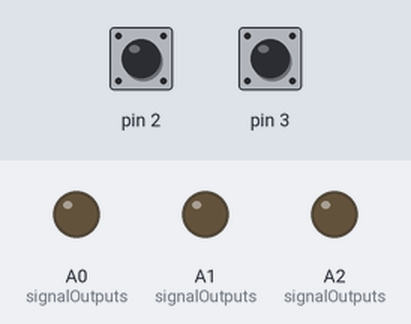
A sketch run on a simulated Arduino Uno, built with avr-gcc and run on an emulated ATmega328P. Parts: output pins drawn as LEDs (lit = HIGH). Inputs (shaded band) come from the test bench; at power-on: pin 2 LOW, pin 3 LOW.

Above: at 1.2 s.
1.3 s: pin 2 pulsed HIGH 2 times (0.12 s each, 0.3 s apart)
At 2.1 s:
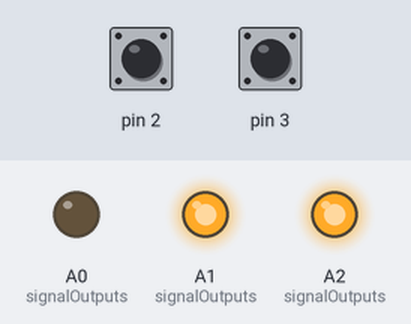
3.4 s: pin 3 pulsed HIGH 2 times (0.12 s each, 0.3 s apart)
At 4.8 s:
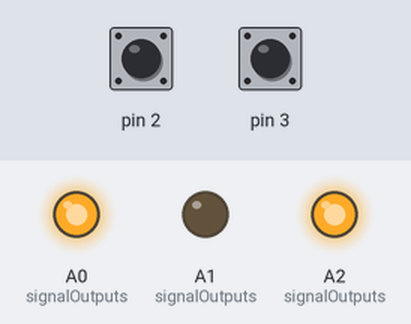
Timing chart, 0 to 6.4 s (numbered marks = the images above; inputs shaded):
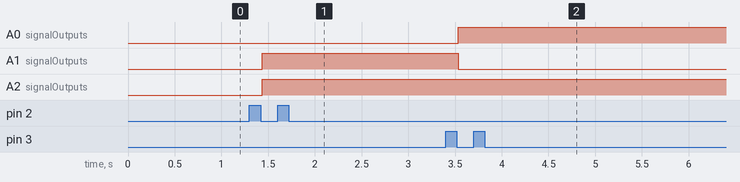

The sketch:

main.ino
```cpp
#define SIGNAL_OFF 0
#define SIGNAL_TEST 1
#define SIGNAL_HP0 2
#define SIGNAL_HP1 3
#define SIGNAL_HP2 4
#define NUM_SIGNAL_PATTERNS 5

#define NUMBER_OF_SIGNALS 1

#define REFRESH_RATE_MS 10
#define LONG_PRESS_TIME_MS 250
#define BUTTON_OFF_TOLERANCE_MS 10

#define BLINK_OFF_TIME_MS 1000
#define BLINK_ON_TIME_MS 1000

const int signalButtons[NUMBER_OF_SIGNALS][2] = {{DD2, DD3}};
const int signalOutputs[NUMBER_OF_SIGNALS][3] = {{A0, A1, A2}};
const int signalPatterns[NUM_SIGNAL_PATTERNS][3] = {
    {HIGH, HIGH, HIGH},
    {LOW, LOW, LOW},
    {HIGH, LOW, HIGH},
    {LOW, HIGH, HIGH},
    {LOW, HIGH, LOW},
};
const int signalLongPressConfig[NUMBER_OF_SIGNALS][2] = {
    {SIGNAL_HP2, SIGNAL_OFF}
};
const int signalShortPressConfig[NUMBER_OF_SIGNALS][2] = {
    {SIGNAL_HP1, SIGNAL_HP0}
};

const int buttonOffToleranceCount = BUTTON_OFF_TOLERANCE_MS / REFRESH_RATE_MS;
const int buttonLongPressCount = LONG_PRESS_TIME_MS / REFRESH_RATE_MS;
const int blinkOffCount = BLINK_OFF_TIME_MS / REFRESH_RATE_MS;
const int blinkOnCount = BLINK_ON_TIME_MS / REFRESH_RATE_MS;

const int confirmLED = LED_BUILTIN;

int signalButtonsPressed[NUMBER_OF_SIGNALS][2] = {{LOW, LOW}};
int signalButtonsHoldCount[NUMBER_OF_SIGNALS][2] = {{0, 0}};
int signalButtonsReleaseCount[NUMBER_OF_SIGNALS][2] = {{0, 0}};
int signalStates[NUMBER_OF_SIGNALS] = {SIGNAL_TEST};

int blinkCount[NUMBER_OF_SIGNALS] = {0};

void setup()
{
    for(int i = 0; i < NUMBER_OF_SIGNALS; i++)
    {
        pinMode(signalButtons[i][0], INPUT);
        pinMode(signalButtons[i][1], INPUT);

        pinMode(signalOutputs[i][0], OUTPUT);
        pinMode(signalOutputs[i][1], OUTPUT);
        pinMode(signalOutputs[i][2], OUTPUT);
    }
}

void loop()
{
    digitalWrite(confirmLED, LOW);
    readButtonStates();
    handleButtonStates();
    outputStates();
    delay(REFRESH_RATE_MS);
}

void outputStates()
{
    for(int i = 0; i < NUMBER_OF_SIGNALS; i++)
    {
        int state = signalStates[i];
        const int *pattern = signalPatterns[state];

        digitalWrite(signalOutputs[i][0], pattern[0]);
        digitalWrite(signalOutputs[i][1], pattern[1]);
        digitalWrite(signalOutputs[i][2], pattern[2]);
    }
}

void buttonShortPress(int signal, int button)
{
    digitalWrite(confirmLED, HIGH);
    signalStates[signal] = signalShortPressConfig[signal][button];
}

void buttonLongPress(int signal, int button)
{
    digitalWrite(confirmLED, HIGH);
    signalStates[signal] = signalLongPressConfig[signal][button];
}

void handleButtonStates()
{
    for(int i = 0; i < NUMBER_OF_SIGNALS; i++)
    {
        handleSignalButtonState(i, 0);
        handleSignalButtonState(i, 1);
    }
}

void handleSignalButtonState(int signal, int button)
{
    if(signalButtonsPressed[signal][button] == HIGH)
    {
        signalButtonsHoldCount[signal][button]++;
        signalButtonsReleaseCount[signal][button] = 0;
    }
    else if(signalButtonsHoldCount[signal][button] > 0 && signalButtonsReleaseCount[signal][button] < buttonOffToleranceCount)
    {
        signalButtonsReleaseCount[signal][button]++;
    }
    else if(signalButtonsHoldCount[signal][button] > 0)
    {
        if(signalButtonsHoldCount[signal][button] >= buttonLongPressCount)
            buttonLongPress(signal, button);
        else
            buttonShortPress(signal, button);

        signalButtonsHoldCount[signal][button] = 0;
        signalButtonsReleaseCount[signal][button] = 0;
    }
}

void readButtonStates()
{
    for(int i = 0; i < NUMBER_OF_SIGNALS; i++)
    {
        signalButtonsPressed[i][0] = digitalRead(signalButtons[i][0]);
        signalButtonsPressed[i][1] = digitalRead(signalButtons[i][1]);
    }
}
```

Measured:
- after the input at 1.3 s, A1 (signalOutputs), A2 (signalOutputs): LOW → HIGH after 0.14 s
- after the input at 3.4 s, A0 (signalOutputs): LOW → HIGH after 0.13 s; A1 (signalOutputs): HIGH → LOW after 0.13 s
